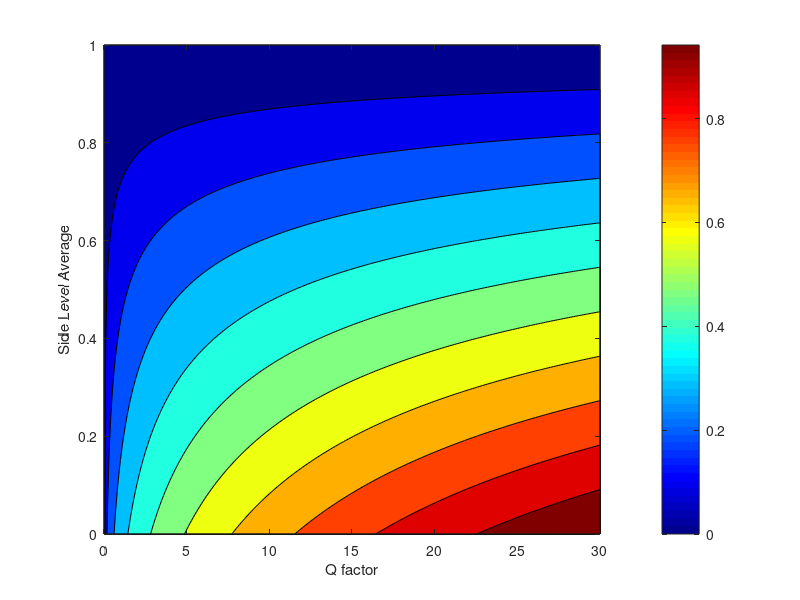

The MATLAB script that drew this image:
[X,Y] = meshgrid(0:0.1:30,0:0.05:1);
Z1 = (nthroot(X,3).*(1-Y))/3;
% Z1 = ((X.^3).*(1-Y).^2)/3;
% Z2 = X./(600*Y);
% s=surf(Z);
% s.EdgeColor='none';
% hold on;
figure(1)
contourf(X,Y,Z1);
xlabel('Q factor')
ylabel('Side Level Average')
% xticks(0:5:30)
% yticks(0:0.25:1)
colormap jet;
colorbar;

% figure(2)
% contourf(X,Y,Z2);
% xlabel('Q factor')
% ylabel('Side Level Average')
% % xticks(0:5:30)
% % yticks(0:0.25:1)
% colormap jet;
% colorbar;

